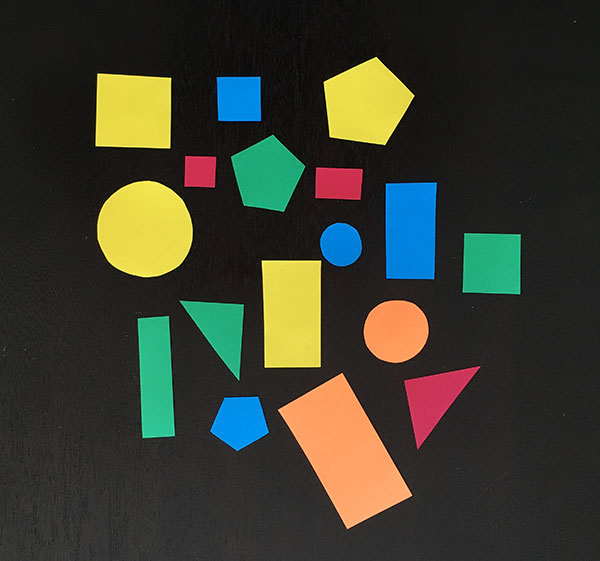
#> input picture src/opencv_example/images/shapes2.jpg, 600 x 561 px, found by its file name
$ python contours_detection.py
#> lines starting #> are read from the running program, lines starting #| are printed output that depends on the picture; after the words box and inside, x2 and y2 are one past the last pixel; in counts of white or black regions, pixels touching at a corner belong together
#!/usr/bin/env python

import numpy as np
import cv2

def read_rgb_image(image_name, show):
    rgb_image = cv2.imread(image_name)
    if show:
        cv2.imshow("RGB Image",rgb_image)
    return rgb_image

def convert_rgb_to_gray(rgb_image,show):
    gray_image = cv2.cvtColor(rgb_image, cv2.COLOR_BGR2GRAY)
    if show:
        cv2.imshow("Gray Image",gray_image)
    return gray_image

def convert_gray_to_binary(gray_image, adaptive, show):
    if adaptive:
        binary_image = cv2.adaptiveThreshold(gray_image,
                            255,
                            cv2.ADAPTIVE_THRESH_GAUSSIAN_C,
                            cv2.THRESH_BINARY_INV, ##  cv2.THRESH_BINARY
                            115, 2)
    else:
        _,binary_image = cv2.threshold(gray_image,127,255,cv2.THRESH_BINARY_INV) # threshold=127
    if show:
        cv2.imshow("Binary Image", binary_image)
    return binary_image

def getContours(binary_image):
    contours, hierarchy = cv2.findContours(binary_image,
                                              cv2.RETR_TREE,
                                               cv2.CHAIN_APPROX_SIMPLE)
    return contours

def draw_contours(image, contours, image_name):
    index = -1 #means all contours
    #index = 0 ##  the  first contour
    thickness = 2 #thinkess of the contour line
    color = (255, 0, 255) #color of the contour line
    cv2.drawContours(image, contours, index, color, thickness)
    cv2.imshow(image_name,image)


def main():
    # image_name = "images/tomato.jpg"
    # image_name = "images/shapes.jpg"
    image_name = "images/shapes2.jpg"
    rgb_image = read_rgb_image(image_name, True)
#> in read_rgb_image, rgb_image is the input picture: shape (561, 600, 3); mean B, G, R 47.2, 60.1, 58.4
    gray_image= convert_rgb_to_gray(rgb_image,True)
#> in convert_rgb_to_gray, `gray_image = cv2.cvtColor(rgb_image, cv2.COLOR_BGR2GRAY)`:
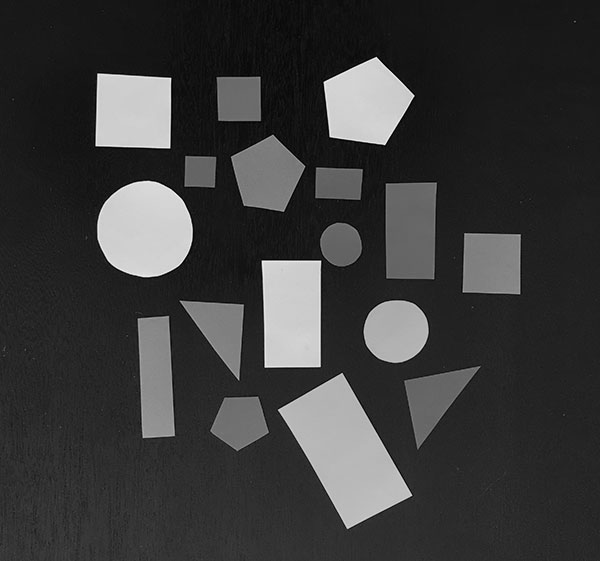
#> gray_image: shape (561, 600); min 0, max 243, mean 58.1
    binary_image = convert_gray_to_binary(gray_image, True, True) ##Second Flag to False
#> in convert_gray_to_binary, `binary_image = cv2.adaptiveThreshold(gray_image, 255, cv2.ADAPTIVE_THR..`:
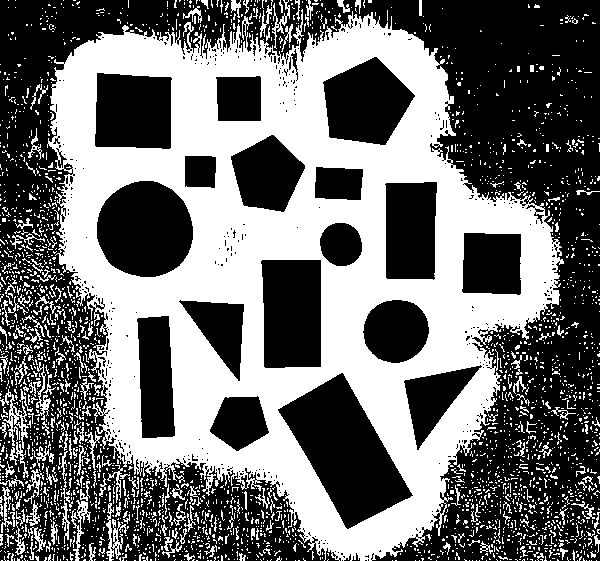
#> binary_image: shape (561, 600); 43.4% white; 2843 white regions (2633 under 20 px)
    contours = getContours(binary_image)
#> in getContours, `contours, hierarchy = cv2.findContours(binary_image, cv2.RETR_TREE, cv..`: contours = 3450 contours, 3307 with area under 20; largest, box (x1, y1, x2, y2) and area: (47, 9, 564, 561) 189445, (277, 372, 414, 530) 10411, (96, 180, 194, 278) 7426, (260, 259, 322, 369) 6346, (322, 56, 416, 146) 5652
    draw_contours(rgb_image, contours,"RGB Contours")
#> in draw_contours, `cv2.drawContours(image, contours, index, color, thickness)`:
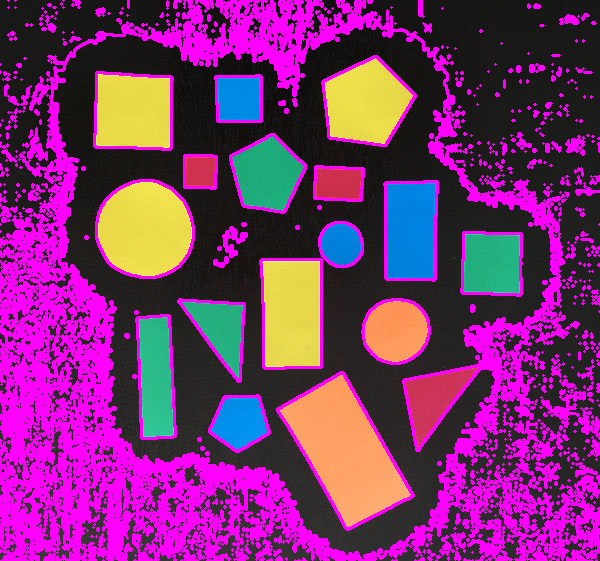
#> image: shape (561, 600, 3); mean B, G, R 111.5, 47.9, 121.7

    cv2.waitKey(0)
    cv2.destroyAllWindows()

if __name__ == '__main__':
    main()
